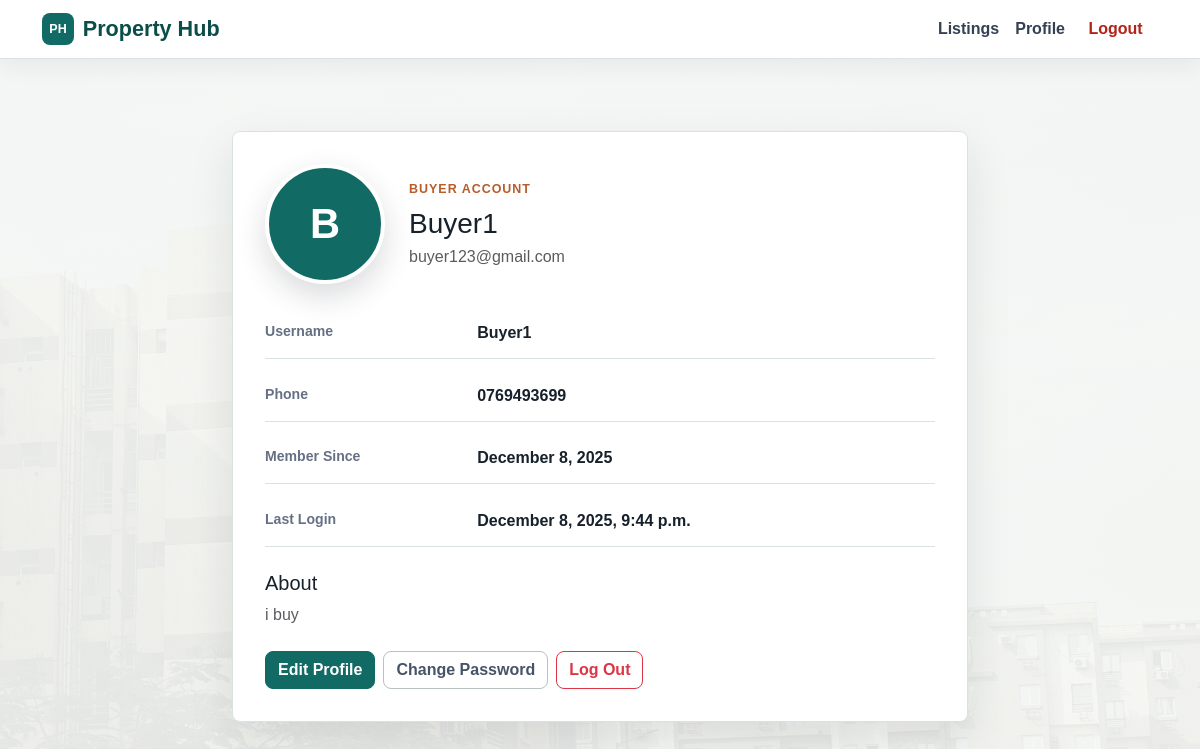
Page /accounts/profile/ (signed in) on the earlier database version.
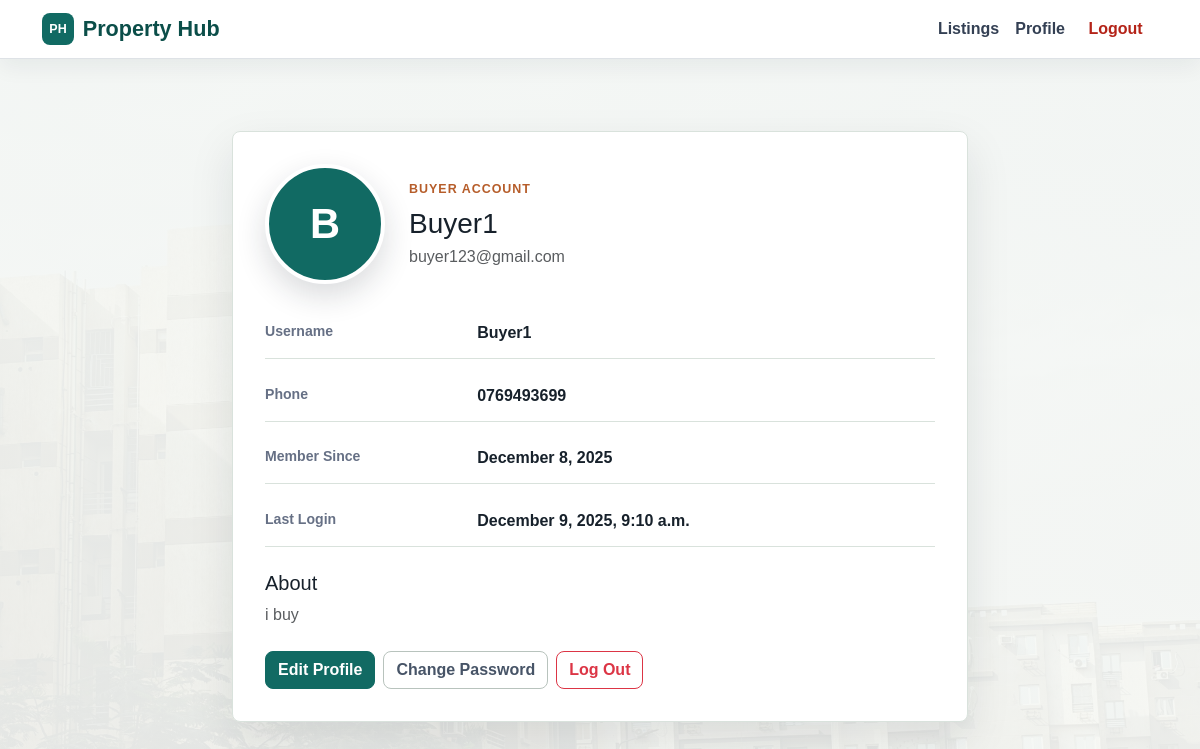
Same page on the later database version.
### accounts/models.py (models this page shows, shortened)
class User(AbstractUser):
    class Roles(models.TextChoices):
        ADMIN = 'admin', _('Admin')
        BUYER = 'buyer', _('Buyer')
        SELLER = 'seller', _('Seller')
    email = models.EmailField(
        _('email address'),
        unique=True,
        help_text=_('Required. Unique email address.')
    )
    phone = models.CharField(
        max_length=15,
        blank=True,
        help_text=_('Contact phone number.')
    )
    bio = models.TextField(
        blank=True,
        help_text=_('Short bio for the profile.')
    )
    profile_picture = models.ImageField(
        upload_to='profiles/',
        blank=True,
        null=True,
        help_text=_('Profile picture.')
    )
    role = models.CharField(
        max_length=10,
        choices=Roles.choices,
        default=Roles.BUYER,
        help_text=_('Role of the user.')
    )
    USERNAME_FIELD = 'email'
    REQUIRED_FIELDS = ['username', 'first_name', 'last_name']
    @property
    def is_seller(self):
        return self.role == self.Roles.SELLER
    @property
    def is_admin(self):
        return self.role == self.Roles.ADMIN or self.is_superuser

### accounts/views.py (the view)
# urls.py: path("profile/", views.profile, name="profile"),
@login_required
def profile(request):
    return render(request, "accounts/profile.html")

### templates/accounts/profile.html (shortened to what this page needs)
{% extends "base.html" %}
{% load static %}
{% block content %}
<div class="py-5">
  <div class="row justify-content-center">
    <div class="col-lg-8">
      <div class="app-card profile-card">
        <div class="d-flex flex-wrap align-items-center gap-4">
          {% if request.user.profile_picture %}
            <img src="{{ request.user.profile_picture.url }}" class="profile-avatar rounded-circle" alt="{{ request.user.username }}">
          {% else %}
            <div class="profile-avatar profile-initial rounded-circle">{{ request.user.username|first|upper }}</div>
          {% endif %}
          <div>
            <p class="eyebrow">{{ request.user.role|title }} account</p>
            <h1 class="h3 mb-1">{{ request.user.get_full_name|default:request.user.username }}</h1>
            <p class="text-muted mb-0">{{ request.user.email }}</p>
          </div>
        </div>
        <dl class="details-list mt-4">
          <div><dt>Username</dt><dd>{{ request.user.username }}</dd></div>
          <div><dt>Phone</dt><dd>{{ request.user.phone|default:"Not provided" }}</dd></div>
          <div><dt>Member Since</dt><dd>{{ request.user.date_joined|date:"F j, Y" }}</dd></div>
          <div><dt>Last Login</dt><dd>{{ request.user.last_login|date:"F j, Y, g:i a"|default:"Not available" }}</dd></div>
        </dl>
        {% if request.user.bio %}
          <div class="mt-4">
            <h2 class="h5">About</h2>
            <p class="text-muted mb-0">{{ request.user.bio }}</p>
          </div>
        {% endif %}
        <div class="d-flex flex-wrap gap-2 mt-4">
          <a href="{% url 'profile_edit' %}" class="btn btn-primary">Edit Profile</a>
          <a href="{% url 'password_change' %}" class="btn btn-outline-secondary">Change Password</a>
          <form method="post" action="{% url 'logout' %}">
            <button type="submit" class="btn btn-outline-danger">Log Out</button>
          </form>
        </div>
      </div>
    </div>
  </div>
</div>
{% endblock %}

Differences in the rows shown:
changed User "Buyer1": user.last_login "December 8, 2025, 9:44 p.m." → "December 9, 2025, 9:10 a.m."
